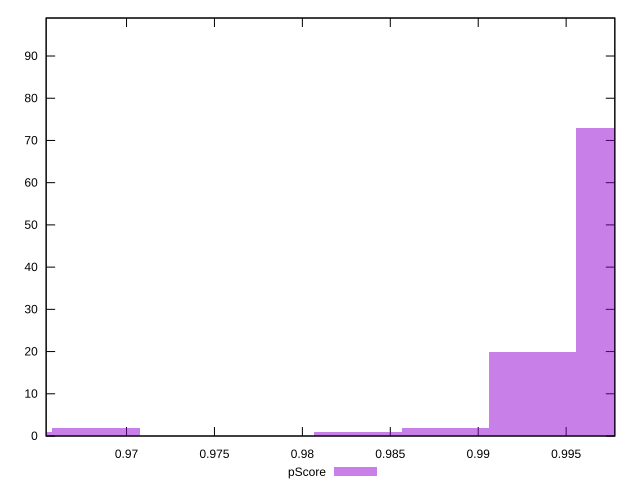

Here is the gnuplot script that generated this plot:
reset

$pScore <<EOF
0.9682651251032658 2
0.963299662923249 1
0.9980578981833662 73
0.9930924360033495 20
0.9881269738233328 2
0.983161511643316 1
EOF

set key outside below
set boxwidth 0.0049654621800167475
set xrange [0.9654283374293349:0.9977685668505443]
set yrange [0:99]
set trange [0:99]
set style fill transparent solid 0.5 noborder
set terminal svg size 640, 490 enhanced background rgb 'white'
set output "report/report_00029_2021-02-24T13-36-40.390Z/first-meaningful-paint/samples/card/pScore/histogram.svg"

plot $pScore title "pScore" with boxes

reset
